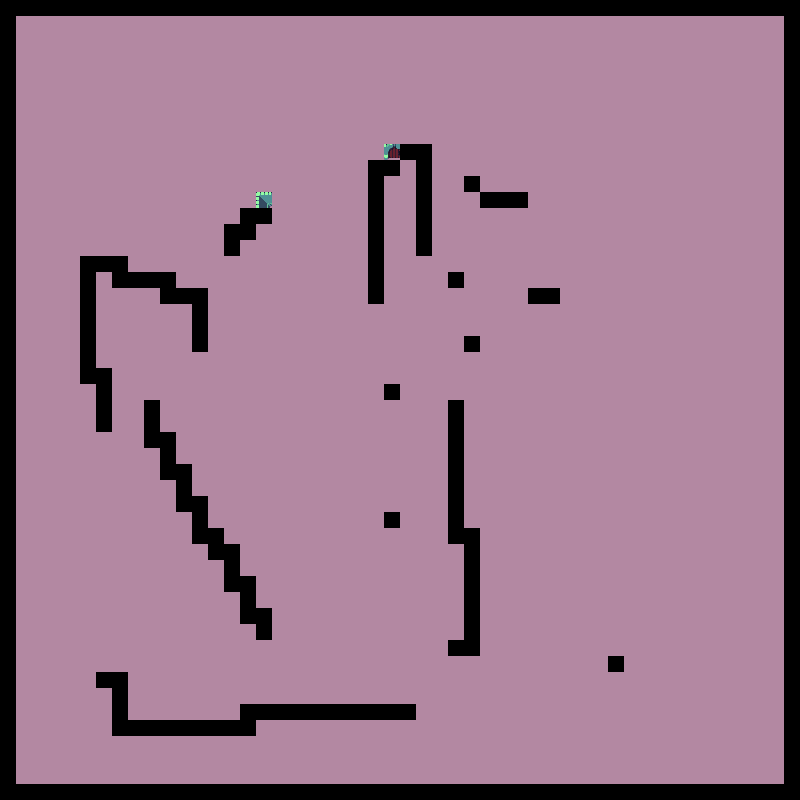

This is a level from a 2D game, rendered from its Tiled map with the project's own tilesets. A one-line summary and the map file follow, with tile-layer data summarised:
An orthogonal 50x50 tile map with 16x16 px tiles, 2 tile layers (Tile Layer 1, Tile Layer 2) and 5 objects.

<map version="1.0" tiledversion="1.1.2" orientation="orthogonal" renderorder="right-down" width="50" height="50" tilewidth="16" tileheight="16" infinite="0" nextobjectid="6">
 <tileset firstgid="1" source="testts.tsx" />
 <layer name="Tile Layer 1" width="50" height="50">
  <data>[2500 cells, 2500 non-empty, 1 distinct tile ids]</data>
 </layer>
 <layer name="Tile Layer 2" width="50" height="50">
  <data>[2500 cells, 320 non-empty, 3 distinct tile ids]</data>
 </layer>
 <objectgroup name="Object Layer 1">
  <object id="1" x="93.5" y="133.5" width="110" height="106.5" />
  <object id="2" x="229.5" y="301.5" width="72" height="151" />
  <object id="3" x="464.5" y="405" width="93" height="240.5" />
  <object id="4" x="665" y="388" width="91.5" height="190.5" />
  <object id="5" x="660" y="205.5" width="52.5" height="95.5" />
 </objectgroup>
</map>